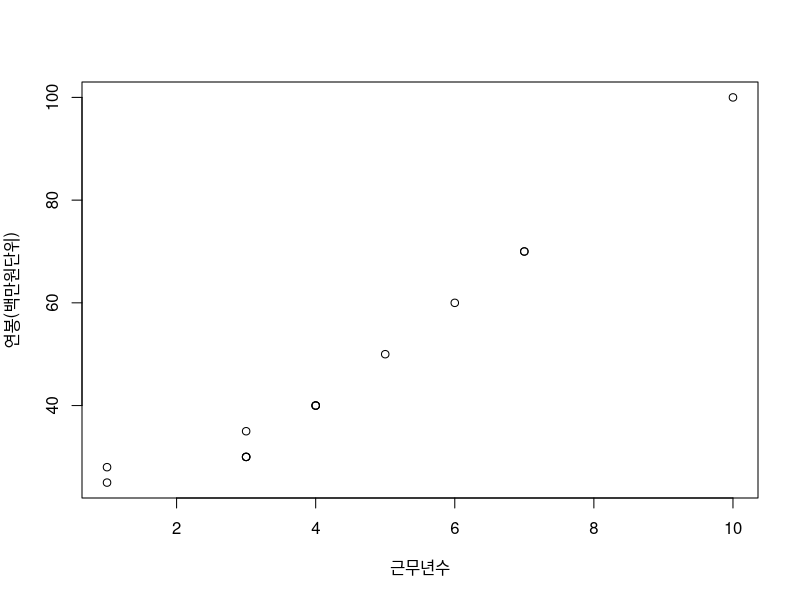
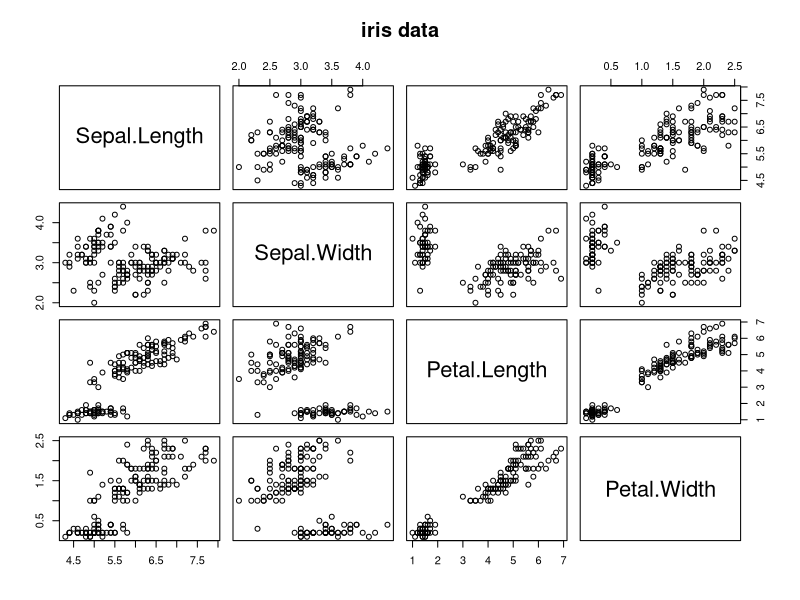
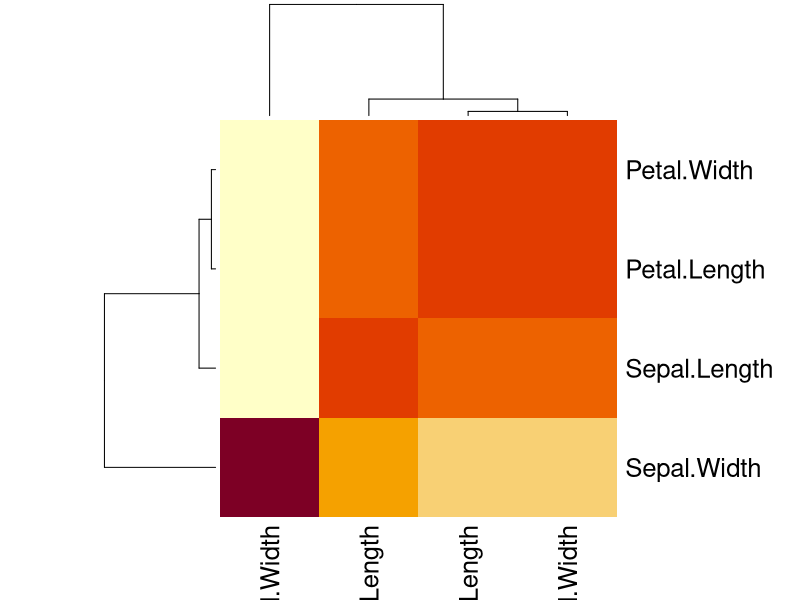

Source code (R) for these figures, in order:
# 임의로 설정한 연봉 변수
A_salary <- c(25,28,50,60,30,35,40,70,40,70,40,100,30,30)
# 근무년차 변수
A_hireyears <- c(1,1,5,6,3,3,4,7,4,7,4,10,3,3)
A <- data.frame(salary <- A_salary, hireyears <- A_hireyears)

# 산점도 그래프
# 변수와 변수 간의 관계 시각화에 유용한 그래프, 주로 X축 Y축으에 점으로 표시한다.

# 위에서 선언한 변수들로 그래프를 그려보는 코드
plot(A$hireyears, A$salary, xlab = "근무년수", ylab = "연봉(백만원단위)")
# pairs() 함수 : 여러 가지 변수의 산점도 그래프를 한눈에 볼 수 있도록 작성한다
# 아이리스 데이터프레임의 Species 변수를 제외한 나머지 변수로 산점도 그래프 행렬을 생성한 예 코드
# 실행 시 4x4 행렬이 나온다.
pairs(iris[,1:4], main = "iris data")

# 상관계수 : 변수 간의 관련성을 수치로 계
# cor() 함수로 상관계수를 구한다.
cor(iris[,1:4])

# 상관행렬 히트맵
heatmap(cor(iris[,1:4]))
